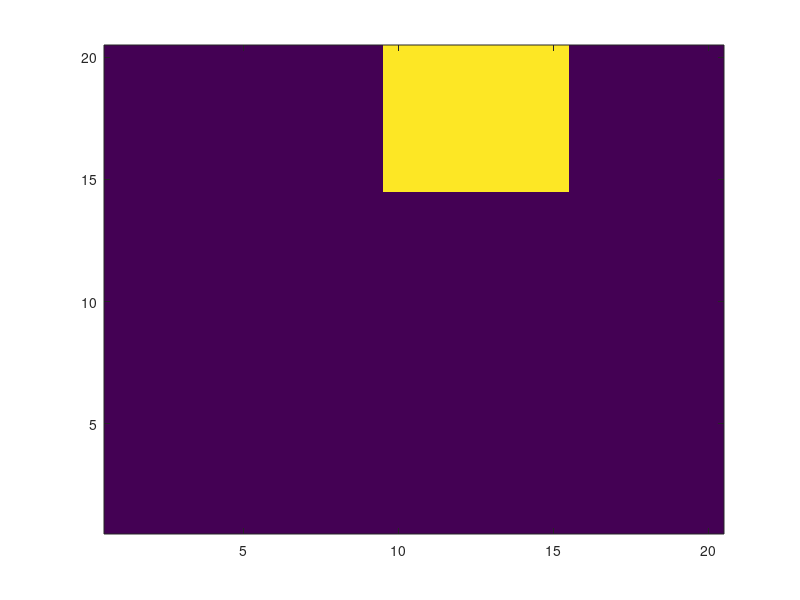

Write MATLAB code to recreate this figure. (Note: this script raises an error after producing the figure.)
%#!/usr/bin/octave -qf
pkg load communications
pkg load statistics
pkg load image

% dimentions of the terrain
width= 20;
height= 20;

%create exact image
X1 = zeros(width, height);
%aa=15;
%bb=10;
for i=15:20
  for j=10:15
    X1(i,j) = 1;
    %bb++;
   end
   %aa++;
end
[mat,padded] = vec2mat(X1,width);
im1=image(mat,'CDataMapping','scaled');
set(gca,'YDir','normal');
pause(5)
%disp(sizeof(im2));

% N is the number of voxels in the image
N = width * height;

% W is the weight matrix which will get populated on the go
W=[];

% coordinates of the wireless nodes square 
coords=[	1,5;1,10;1,15;
	5,20;10,20;15,20;
	20,15;20,10;20,5;
	15,1;10,1;5,1;];
% number of nodes
num_nodes=length(coords)
disp("num_nodes")
disp(num_nodes)

% number of links (this will get updated shortly)
num_links=0;

% link matrix (this will get updated shortly)
links=[];

%to store pixels
linkPixel=[];

%to store pixels
XdistMat=[];
YdistMat=[];

X = zeros(width, height);

%initialize count
count=1;

%Calculate Y first
filename1='empty.csv';
filename2='man1_1.csv';

%(filename,R1,C1,[R1 C1 R2 C2]
M1 =dlmread(filename1);
M2 = dlmread(filename2);
%M1 = dlmread(filename1,[0 0 12 12])
%M2 = dlmread(filename2,[0 0 12 12])

Mdif= M2-M1;
disp(size(M1));
disp(size(Mdif));
disp("matrix Y");
Y = reshape(Mdif,[],1);

disp("matrix Y size");
disp(size(Y));
% generating weight matrix
for i=1:length(coords)
%Dilushi testing for ALL possible links including repeating links(both ways)
	for j=1:length(coords)		
		num_links=num_links+1;
    		%disp(num_links);
		% start and end point of line
		a=[coords(i,1), coords(i,2)];
		b=[coords(j,1), coords(j,2)];
		ab=[coords(i,1), coords(j,1);coords(i,2),coords(j,2)];
		% add the link to the links matrix for future use
		links=[links;a,b];
		%for the same coordinate link to itself
		if (((coords(i,1)== (coords(j,1))) && (coords (i,2)== coords (j,2))))
			disp("kjdsjk");
			%disp((coords(i,1)));
			%disp((coords(i,2)));
			%disp((coords(j,1)));
			%disp((coords(j,2)));
			linkPixel=[linkPixel;(coords(i,1)),(coords (i,2))]; %voxel equals to link coordinates here.
      disp("same link");
      %disp(linkPixel(count, 1));
       %disp(linkPixel(count, 2));
       %disp("linkPixel is:");
       %disp(linkPixel);
      % disp("i j is:");
       %disp(i);
       %disp(j);
			X(sub2ind(size(X), linkPixel(count, 1), linkPixel(count, 2))) = 1;
			count++;
			
		%for other links
		else
			%calculate euclidean link distance
			dlink=sqrt((coords(i,1)-coords(j,1))^2 +(coords(i,2)-coords(j,2))^2);
			%k and l represents all voxels
			for k=1:width
				for l=1:height
				currentPixel= [k,l];
				%check if inside ellipse, given two link nodes as foci 
				%calculate distance from current pixel to the two node locations. 
				%if less than d+lamda, weight is 1.then normalize
				points=[coords(i,1), coords(i,2);k,l];
				points2=[coords(j,1), coords(j,2);k,l];
				d1 = pdist(points,'euclidean');
				d2 = pdist(points2,'euclidean');
				%dlink=pdist(ab,'euclidean');
	      			fflush(stdout);
				dsum=d1+d2;
				%initialize lamda, width of the ellipse
				%lamda=dlink/100;
	      lamda=0.2;
				if (dsum<(dlink+lamda))
					weight= 1/sqrt(dlink);
					linkPixel=[linkPixel;k,l];
					%draw image dynamically for each link
          %disp("errorcheck");
	  %disp(count);
          %disp(linkPixel(count, 1));
          %disp(linkPixel(count, 2));
					X(sub2ind(size(X), linkPixel(count, 1), linkPixel(count, 2))) = weight;
					count++;
				endif
				end
			end
		endif
		%to store linkPixel with 1
		%X = zeros(width, height);
      		if isempty(linkPixel)
	    		disp("empty");
      		else
			[mat,padded] = vec2mat(X,width);
			im= image(mat,'CDataMapping','scaled');
			set(gca,'YDir','normal');
			caxis([0, 1])
			colorbar
			title('Radio Tomographic Imaging');
			pause(1)
          	endif
		%disp(X');
		W=[W;reshape(X', width*height, 1)'];
	end
end

%disp("weights");
%disp(W);

%disp("weighttranspose")
%disp(W');

disp("num_links");
disp(num_links);

function I = diffx( n )
    x=n^2;
    I = zeros( x,x );
    p = 2:x+1:(x^2-1);
    p2 = 1:x+1:(x^2); %1 to x^2
    I( p2 ) = -1;
    I( p ) = 1;
end

I = diffx(20);

%matlab is column major index so take  - this is dx
dx=I';

function Iy = diffy( n )
    x=n^2;
    Iy = zeros( x,x );
	%for circular
    p = n:x+1:(x^2-1);
    %disp(p);
    p2 = 1:x+1:(x^2); %1 to x^2
    Iy( p2 ) = -1;
    Iy( p ) = 1;
    %I(p+1) =1;
end

Iy= diffy(20);
dy=Iy';


alpha=2;
midpart=(W'*W+ alpha*(dx'*dx + dy'*dy));
%disp("midpart");
%disp(midpart);
% dynamically drawing the image based on different Y vectors

	
size(Y);
X= inv(midpart)*W'*Y;

disp("X is");
%disp(X);
[mat,padded] = vec2mat(X,width);
%mat
im2= image(mat,'CDataMapping','scaled');
%imsave(im);
set(gca,'YDir','normal');
%image(mat)
set(gca, 'CLim', [0,1]);
colorbar
title('Radio Tomographic Imaging');

disp("mse is: ");
disp(immse(im1,im2));

pause(1)



